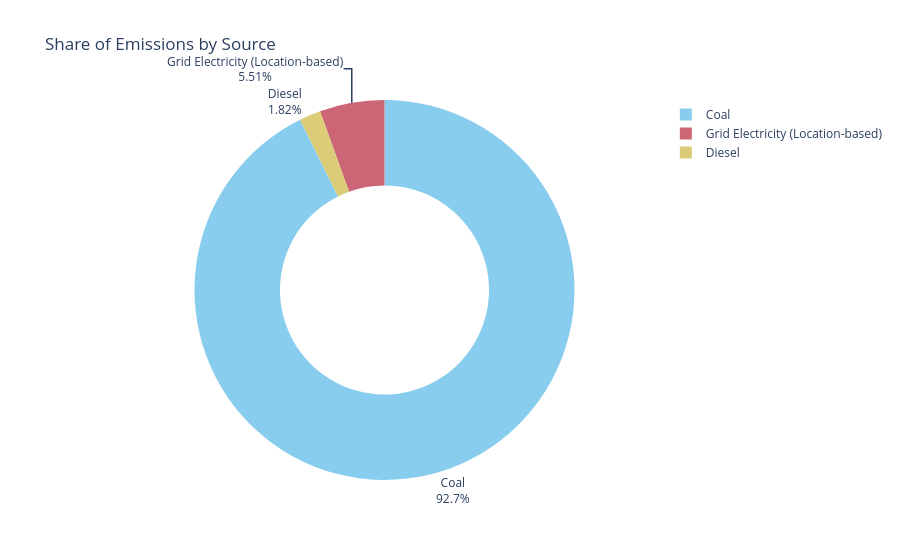

The notebook cell this image was saved under:
### Code cell
# Chart 3: Emissions by source

source_summary = (
    esg_df.groupby("Emission Source", as_index=False)[EMISSIONS]
    .sum()
    .sort_values(EMISSIONS, ascending=False)
)

fig3 = px.pie(
    source_summary,
    names="Emission Source",
    values=EMISSIONS,
    hole=0.55,
    title="Share of Emissions by Source",
    color_discrete_sequence=px.colors.qualitative.Safe,
)

fig3.update_traces(
    textposition="outside",
    textinfo="percent+label",
    hovertemplate=(
        "%{label}<br>"
        "Emissions: %{value:,.2f} tCO2e<br>"
        "Share: %{percent}"
        "<extra></extra>"
    ),
)

### Figure 1 — Plotly figure (JSON) as saved in the notebook; plotly's stock layout.template omitted (floating-point values rounded to 4 significant figures)
{"data": [{"domain": {"x": [0, 1], "y": [0, 1]}, "hole": 0.55, "hovertemplate": "%{label}<br>Emissions: %{value:,.2f} tCO2e<br>Share: %{percent}<extra></extra>", "labels": ["Coal", "Grid Electricity (Location-based)", "Diesel"], "legendgroup": "", "name": "", "showlegend": true, "textinfo": "percent+label", "textposition": "outside", "type": "pie", "values": [34720.0, 2064.0, 681.5]}], "layout": {"legend": {"tracegroupgap": 0}, "piecolorway": ["rgb(136, 204, 238)", "rgb(204, 102, 119)", "rgb(221, 204, 119)", "rgb(17, 119, 51)", "rgb(51, 34, 136)", "rgb(170, 68, 153)", "rgb(68, 170, 153)", "rgb(153, 153, 51)", "rgb(136, 34, 85)", "rgb(102, 17, 0)", "rgb(136, 136, 136)"], "title": {"text": "Share of Emissions by Source"}}}
